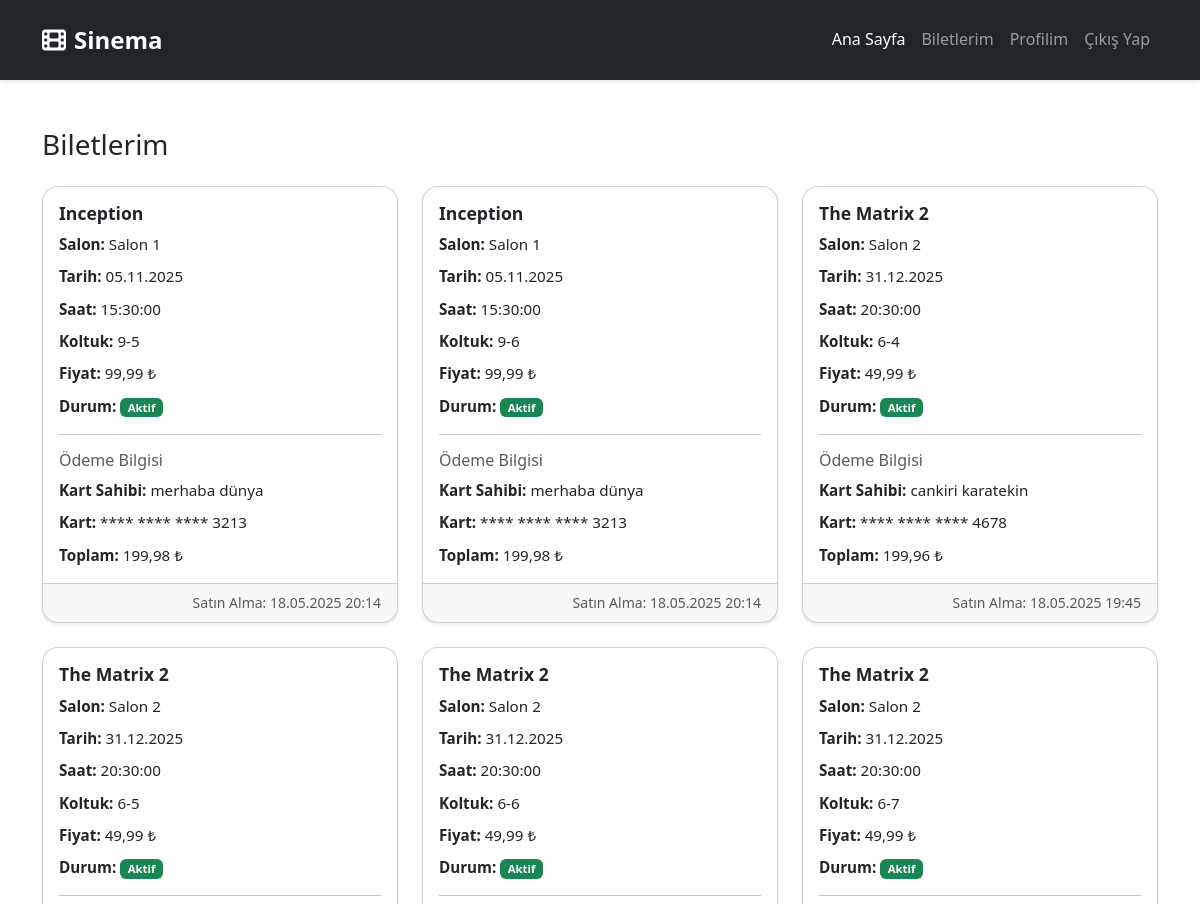
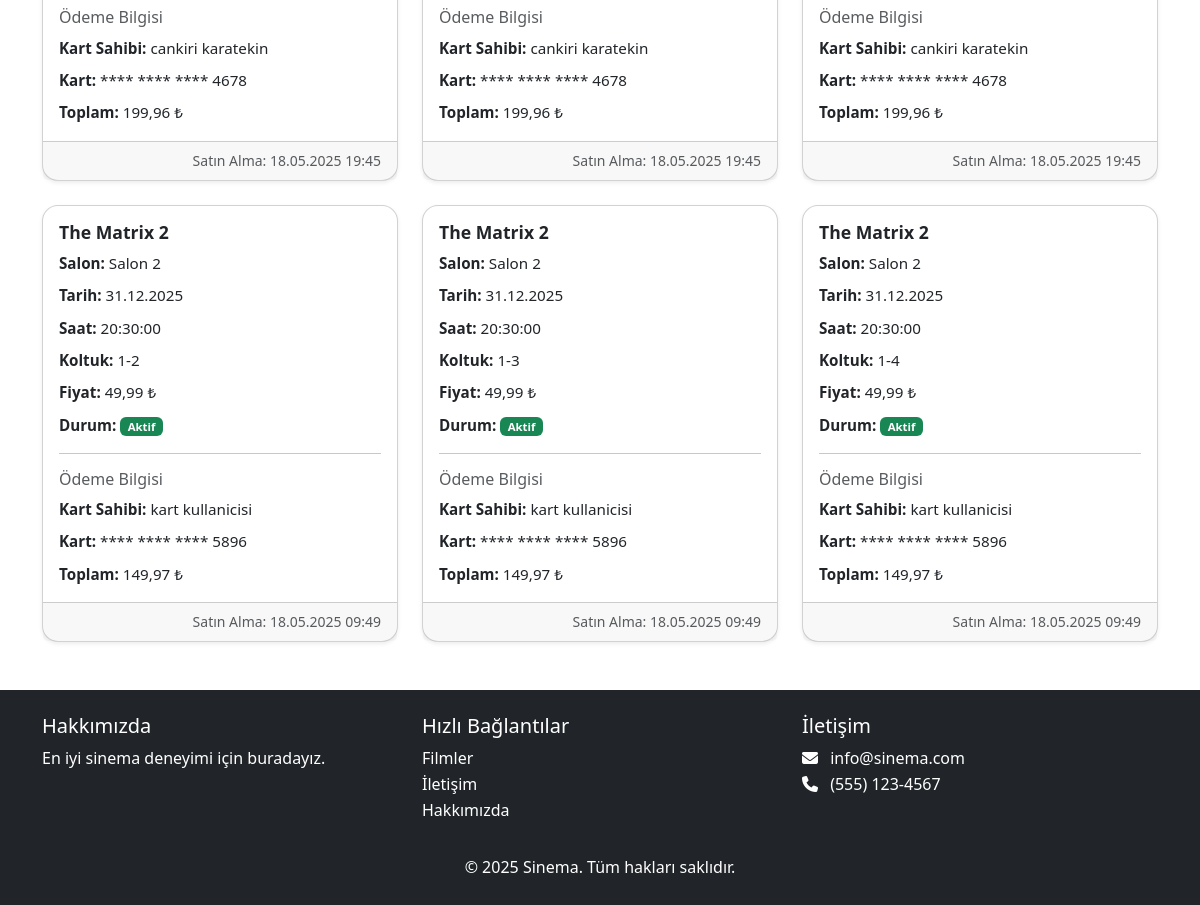
The page /pages/tickets/index.php (signed in) on the database its author committed (2 pictures, top to bottom).
### tables this page shows
CREATE TABLE `tickets` (
  `ticket_id` int NOT NULL,
  `session_id` int DEFAULT NULL,
  `user_id` int DEFAULT NULL,
  `payment_id` int NOT NULL,
  `seat_number` varchar(10) NOT NULL,
  `purchase_date` timestamp NULL DEFAULT CURRENT_TIMESTAMP,
  `status` enum('active','used','cancelled') DEFAULT 'active'
);

CREATE TABLE `movies` (
  `movie_id` int NOT NULL,
  `title` varchar(100) NOT NULL,
  `description` text,
  `duration` int NOT NULL,
  `release_date` date DEFAULT NULL,
  `category_id` int DEFAULT NULL,
  `poster_url` varchar(255) DEFAULT NULL,
  `trailer_url` varchar(255) DEFAULT NULL,
  `status` enum('active','coming_soon','archived') DEFAULT 'active'
);

CREATE TABLE `theaters` (
  `theater_id` int NOT NULL,
  `theater_name` varchar(50) NOT NULL,
  `capacity` int NOT NULL,
  `theater_type` enum('2D','3D','IMAX') DEFAULT '2D',
  `status` enum('active','maintenance','inactive') DEFAULT 'active'
);

CREATE TABLE `sessions` (
  `session_id` int NOT NULL,
  `movie_id` int DEFAULT NULL,
  `theater_id` int DEFAULT NULL,
  `session_date` date NOT NULL,
  `session_time` time NOT NULL,
  `price` decimal(10,2) NOT NULL,
  `status` enum('available','full','cancelled') DEFAULT 'available'
);

CREATE TABLE `payments` (
  `payment_id` int NOT NULL,
  `user_id` int NOT NULL,
  `card_number` varchar(19) NOT NULL,
  `card_full_name` varchar(255) NOT NULL,
  `card_expiration_date` varchar(5) NOT NULL,
  `card_CVV` varchar(3) NOT NULL,
  `total_amount` decimal(10,2) NOT NULL
);

### pages/tickets/index.php (the view, shortened to what this page needs)
<?php
    $user_id = $_SESSION['user_id'];
    require_once __DIR__ . '/../../config/db_connect.php';
    $stmt = $db->prepare("
    SELECT
        t.ticket_id,
        t.session_id,
        t.user_id,
        t.payment_id,
        t.seat_number,
        t.purchase_date,
        t.status,
        p.card_number,
        p.card_full_name,
        p.card_expiration_date,
        p.total_amount,
        u.username,
        m.title AS movie_title,
        th.theater_name AS theater_name,
        s.session_date,
        s.session_time,
        s.price
    FROM tickets t
    JOIN payments p ON t.payment_id = p.payment_id
    JOIN users u ON t.user_id = u.user_id
    JOIN sessions s ON t.session_id = s.session_id
    JOIN movies m ON s.movie_id = m.movie_id
    JOIN theaters th ON s.theater_id = th.theater_id
    WHERE t.status = 'active' AND t.user_id = :user_id
    ORDER BY t.purchase_date DESC
");
$stmt->execute(['user_id' => $user_id]);
$tickets = $stmt->fetchAll(PDO::FETCH_ASSOC);
?>
<!DOCTYPE html>
<html lang="tr">
<head>
    <link rel="stylesheet" href="https://cdnjs.cloudflare.com/ajax/libs/font-awesome/6.4.0/css/all.min.css">
    <link href="https://cdn.jsdelivr.net/npm/bootstrap@5.3.0/dist/css/bootstrap.min.css" rel="stylesheet">
    <link rel="stylesheet" href="../../assets/css/style.css">
    <link rel="stylesheet" href="../../components/login/login.css">
</head>
<body>
    <?php include_once '../../components/shared/navbar.php'; ?>
    <div class="container my-5">
    <h3 class="mb-4">Biletlerim</h3>
    <?php if (empty($tickets)): ?>
        <div class="alert alert-info text-center" role="alert">
            Henüz satın alınmış bir biletiniz bulunmamaktadır.
        </div>
    <?php else: ?>
        <div class="row row-cols-1 row-cols-md-2 row-cols-lg-3 g-4">
            <?php foreach ($tickets as $ticket): ?>
                <div class="col">
                    <div class="card h-100 shadow-sm">
                        <div class="card-body">
                            <h5 class="card-title"><?php echo htmlspecialchars($ticket['movie_title']); ?></h5>
                            <p class="card-text mb-2"><strong>Salon:</strong> <?php echo htmlspecialchars($ticket['theater_name']); ?></p>
                            <p class="card-text mb-2"><strong>Tarih:</strong> <?php echo date('d.m.Y', strtotime($ticket['session_date'])); ?></p>
                            <p class="card-text mb-2"><strong>Saat:</strong> <?php echo htmlspecialchars($ticket['session_time']); ?></p>
                            <p class="card-text mb-2"><strong>Koltuk:</strong> <?php echo htmlspecialchars($ticket['seat_number']); ?></p>
                            <p class="card-text mb-2"><strong>Fiyat:</strong> <?php echo number_format($ticket['price'], 2, ',', '.'); ?> ₺</p>
                            <p class="card-text mb-2"><strong>Durum:</strong>
                                <span class="badge bg-<?php echo $ticket['status'] === 'active' ? 'success' : 'secondary'; ?>">
                                    <?php echo $ticket['status'] === 'active' ? 'Aktif' : 'İptal'; ?>
                                </span>
                            </p>
                            <hr>
                            <h6 class="text-muted">Ödeme Bilgisi</h6>
                            <p class="card-text mb-2"><strong>Kart Sahibi:</strong> <?php echo htmlspecialchars($ticket['card_full_name']); ?></p>
                            <p class="card-text mb-2"><strong>Kart:</strong> **** **** **** <?php echo substr($ticket['card_number'], -4); ?></p>
                            <p class="card-text"><strong>Toplam:</strong> <?php echo number_format($ticket['total_amount'], 2, ',', '.'); ?> ₺</p>
                        </div>
                        <div class="card-footer text-muted text-end small">
                            Satın Alma: <?php echo date('d.m.Y H:i', strtotime($ticket['purchase_date'])); ?>
                        </div>
                    </div>
                </div>
            <?php endforeach; ?>
        </div>
    <?php endif; ?>
</div>
    <?php include_once '../../components/shared/footer.php'; ?>
</body>
</html>

### assets/css/style.css (style rules this page uses)
:root { --primary-color: #007bff; --secondary-color: #6c757d; --dark-color: #343a40; --light-color: #f8f9fa; }
body { font-family: 'Segoe UI', Tahoma, Geneva, Verdana, sans-serif; line-height: 1.6; }

### pages/tickets/index.php (style rules this page uses)
.card { border-radius: 1rem; }
.card-body { font-size: 0.95rem; }
.card-title { font-weight: bold; font-size: 1.1rem; }

### rows shown on the page
tickets: movies.title "Inception", theaters.theater_name "Salon 1", session.session_date "05.11.2025", session.session_time "15:30:00", seat_number "9-5", session.price "99,99", status "Aktif", payment.card_full_name "merhaba dünya", payment.card_number "3213", payment.total_amount "199,98", purchase_date "18.05.2025 20:14"
tickets: movies.title "Inception", theaters.theater_name "Salon 1", session.session_date "05.11.2025", session.session_time "15:30:00", seat_number "9-6", session.price "99,99", status "Aktif", payment.card_full_name "merhaba dünya", payment.card_number "3213", payment.total_amount "199,98", purchase_date "18.05.2025 20:14"
tickets: movies.title "The Matrix 2", theaters.theater_name "Salon 2", session.session_date "31.12.2025", session.session_time "20:30:00", seat_number "6-4", session.price "49,99", status "Aktif", payment.card_full_name "cankiri karatekin", payment.card_number "4678", payment.total_amount "199,96", purchase_date "18.05.2025 19:45"
tickets: movies.title "The Matrix 2", theaters.theater_name "Salon 2", session.session_date "31.12.2025", session.session_time "20:30:00", seat_number "6-5", session.price "49,99", status "Aktif", payment.card_full_name "cankiri karatekin", payment.card_number "4678", payment.total_amount "199,96", purchase_date "18.05.2025 19:45"
tickets: movies.title "The Matrix 2", theaters.theater_name "Salon 2", session.session_date "31.12.2025", session.session_time "20:30:00", seat_number "6-6", session.price "49,99", status "Aktif", payment.card_full_name "cankiri karatekin", payment.card_number "4678", payment.total_amount "199,96", purchase_date "18.05.2025 19:45"
tickets: movies.title "The Matrix 2", theaters.theater_name "Salon 2", session.session_date "31.12.2025", session.session_time "20:30:00", seat_number "6-7", session.price "49,99", status "Aktif", payment.card_full_name "cankiri karatekin", payment.card_number "4678", payment.total_amount "199,96", purchase_date "18.05.2025 19:45"
tickets: movies.title "The Matrix 2", theaters.theater_name "Salon 2", session.session_date "31.12.2025", session.session_time "20:30:00", seat_number "1-2", session.price "49,99", status "Aktif", payment.card_full_name "kart kullanicisi", payment.card_number "5896", payment.total_amount "149,97", purchase_date "18.05.2025 09:49"
tickets: movies.title "The Matrix 2", theaters.theater_name "Salon 2", session.session_date "31.12.2025", session.session_time "20:30:00", seat_number "1-3", session.price "49,99", status "Aktif", payment.card_full_name "kart kullanicisi", payment.card_number "5896", payment.total_amount "149,97", purchase_date "18.05.2025 09:49"
tickets: movies.title "The Matrix 2", theaters.theater_name "Salon 2", session.session_date "31.12.2025", session.session_time "20:30:00", seat_number "1-4", session.price "49,99", status "Aktif", payment.card_full_name "kart kullanicisi", payment.card_number "5896", payment.total_amount "149,97", purchase_date "18.05.2025 09:49"
